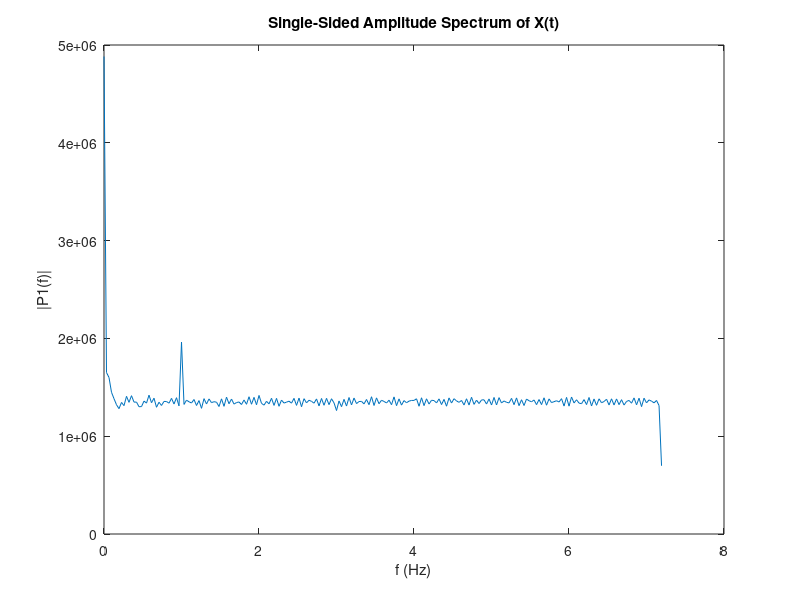
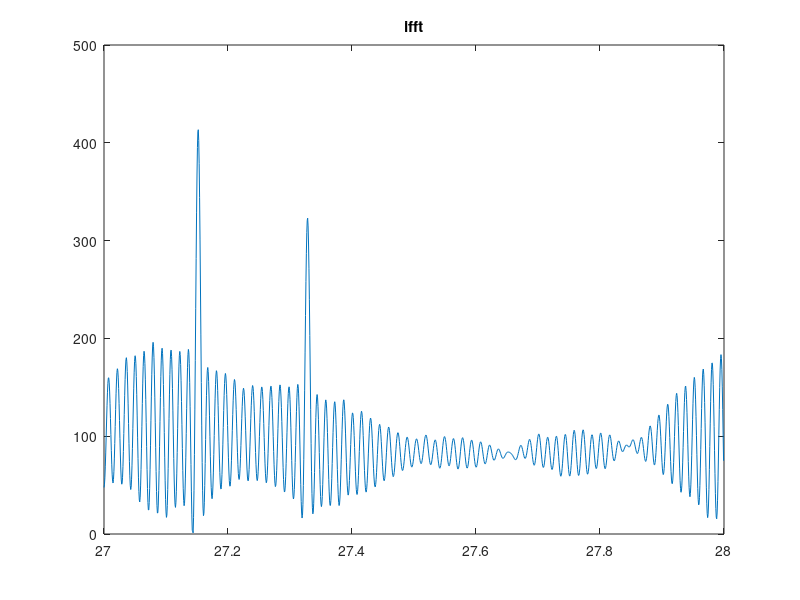
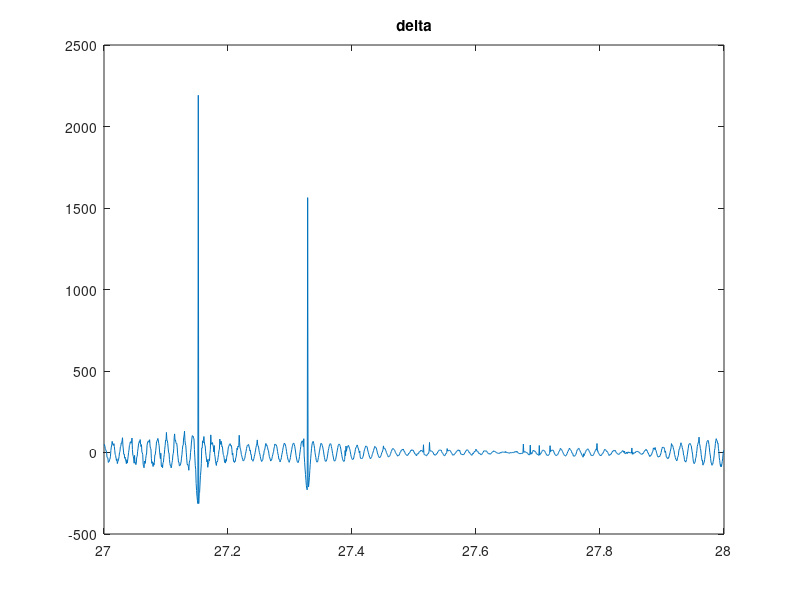
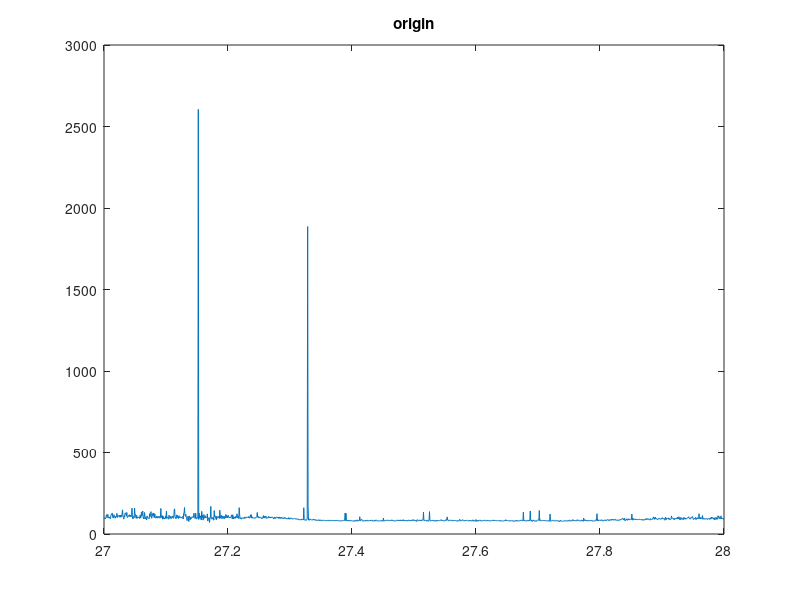

Write MATLAB code to recreate these figures, in order.
data = load('3.mat');
amount = data.num(:, 5)';
Fs = 1440;
T = 1 /Fs;
L = length(amount);
t = (0:L-1) * T;

Y = fft(amount);
P2 = abs(Y);
P1 = P2(1:L/200+1);
P1(2:end-1) = 2*P1(2:end-1);
f = Fs*(0:(L/200))/L;
plot(f,P1)
title('Single-Sided Amplitude Spectrum of X(t)')
xlabel('f (Hz)')
ylabel('|P1(f)|')

for index = 1:length(amount)
    if abs(Y(index)) < 0.3e6
        Y(index) = 0;
    end
end

figure;
exp_amount = abs(ifft(Y));
day = 27;
plot(t(day * 1440 + 1:(day + 1) * 1440),exp_amount(day * 1440 + 1:(day + 1) * 1440))
title('ifft')

figure;
day = 27;
plot(t(day * 1440 + 1:(day + 1) * 1440),amount(day * 1440 + 1:(day + 1) * 1440) - exp_amount(day * 1440 + 1:(day + 1) * 1440))
title('delta')
figure;
day = 27;
plot(t(day * 1440 + 1:(day + 1) * 1440),amount(day * 1440 + 1:(day + 1) * 1440))
title('origin')